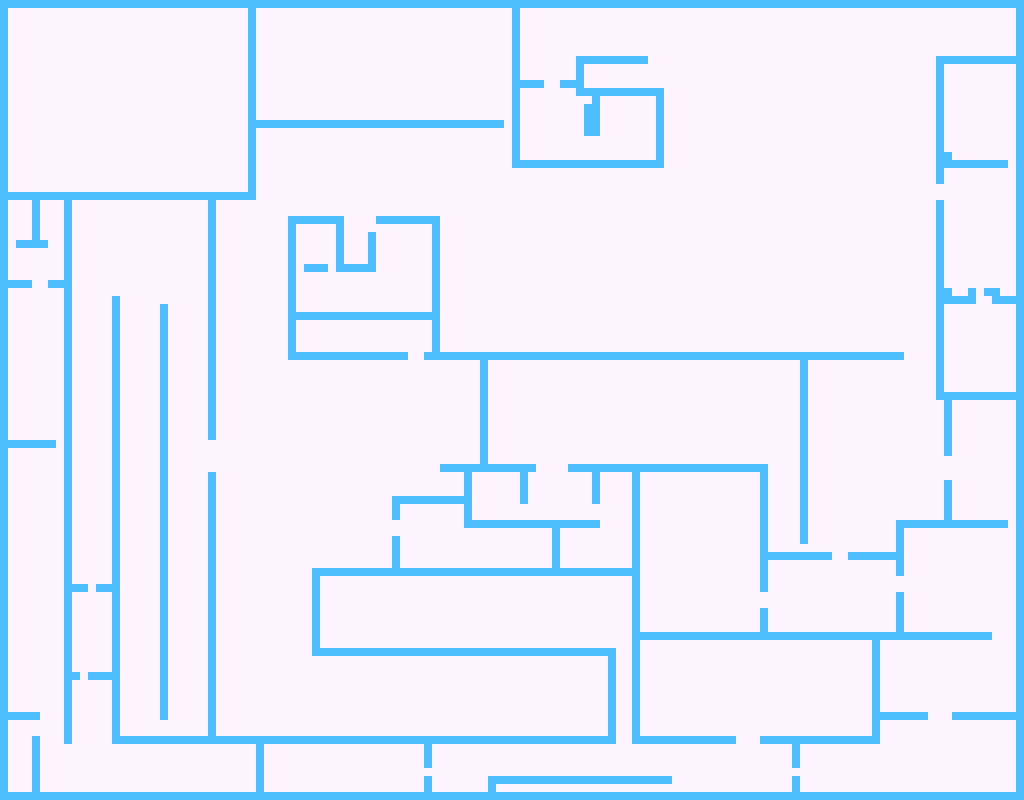

The image is a tile-based game level rendered from a .tmx file. Its description and source (layers, tilesets, objects; grid data summarised) follow:
An orthogonal 128x100 tile map with 8x8 px tiles, 2 tile layers (Graphics, Collisions), 2 tilesets.

<map version="1.2" tiledversion="1.2.3" orientation="orthogonal" renderorder="right-down" width="128" height="100" tilewidth="8" tileheight="8" infinite="0" nextlayerid="16" nextobjectid="1">
 <tileset firstgid="1" name="Minimal" tilewidth="32" tileheight="32" tilecount="16" columns="4">
  <image source="tileset.png" width="128" height="128" />
 </tileset>
 <tileset firstgid="17" name="TileMini" tilewidth="8" tileheight="8" tilecount="256" columns="16">
  <image source="tileset2.png" width="128" height="128" />
 </tileset>
 <layer id="13" name="Graphics" width="128" height="100">
  <properties>
   <property name="Draw" type="bool" value="true" />
  </properties>
  <data>[12800 cells, 12800 non-empty, 1 distinct tile ids]</data>
 </layer>
 <layer id="15" name="Collisions" width="128" height="100">
  <properties>
   <property name="Draw" type="bool" value="false" />
   <property name="Navigation" type="bool" value="true" />
  </properties>
  <data>[12800 cells, 1656 non-empty, 1 distinct tile ids]</data>
 </layer>
</map>
